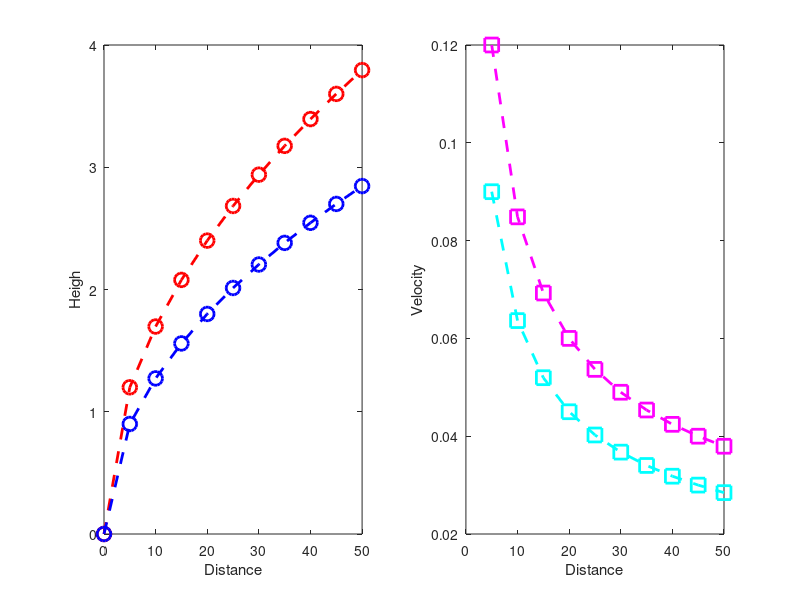

Source code (MATLAB):
funy1 = @(a) 0.4*(sqrt(1.8.*a));
funy2 = @(a) 0.3*(sqrt(1.8.*a));

funv1 = @(a) 0.2*(sqrt(1.8./a));
funv2 = @(a) 0.15*(sqrt((1.8./a)));

x = 0:5:50;
y1 = funy1(x);
y2 = funy2(x);
v1 = funv1(x);
v2 = funv2(x);

subplot(1,2,1);
plot(x,y1,'--ro','linewidth',2,'markersize',10),hold,...
plot(x,y2,'--bo','linewidth',2,'markersize',10);
xlabel('Distance');
ylabel('Heigh');

subplot(1,2,2);
plot(x,v1,'--ms','linewidth',2,'markersize',10),hold,...
plot(x,v2,'--cs','linewidth',2,'markersize',10);
xlabel('Distance');
ylabel('Velocity');
